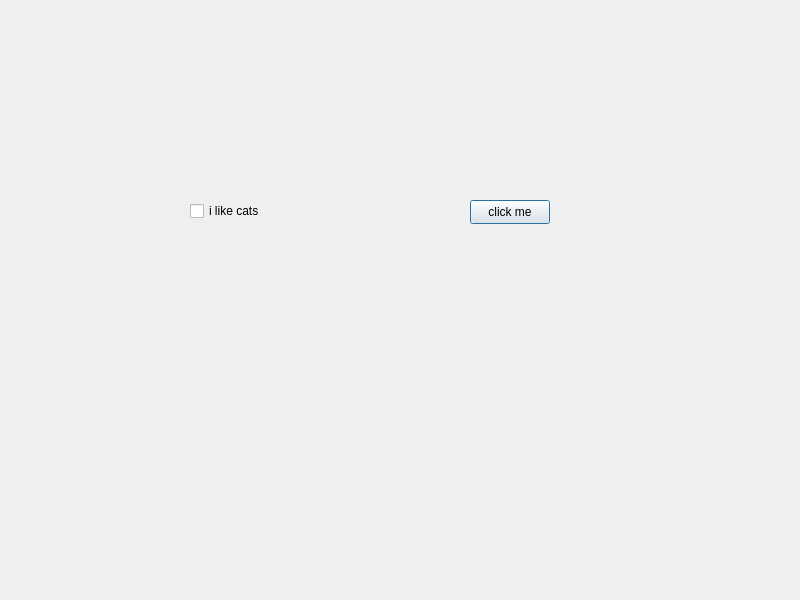
<?xml version="1.0" encoding="UTF-8"?>
<ui version="4.0">
 <class>Dialog</class>
 <widget class="QDialog" name="Dialog">
  <property name="geometry">
   <rect>
    <x>0</x>
    <y>0</y>
    <width>800</width>
    <height>600</height>
   </rect>
  </property>
  <property name="windowTitle">
   <string>Dialog</string>
  </property>
  <widget class="QPushButton" name="pushButton">
   <property name="geometry">
    <rect>
     <x>470</x>
     <y>200</y>
     <width>80</width>
     <height>24</height>
    </rect>
   </property>
   <property name="text">
    <string>click me</string>
   </property>
  </widget>
  <widget class="QCheckBox" name="checkBox">
   <property name="geometry">
    <rect>
     <x>190</x>
     <y>200</y>
     <width>77</width>
     <height>22</height>
    </rect>
   </property>
   <property name="text">
    <string>i like cats</string>
   </property>
  </widget>
 </widget>
 <resources/>
 <connections/>
</ui>
